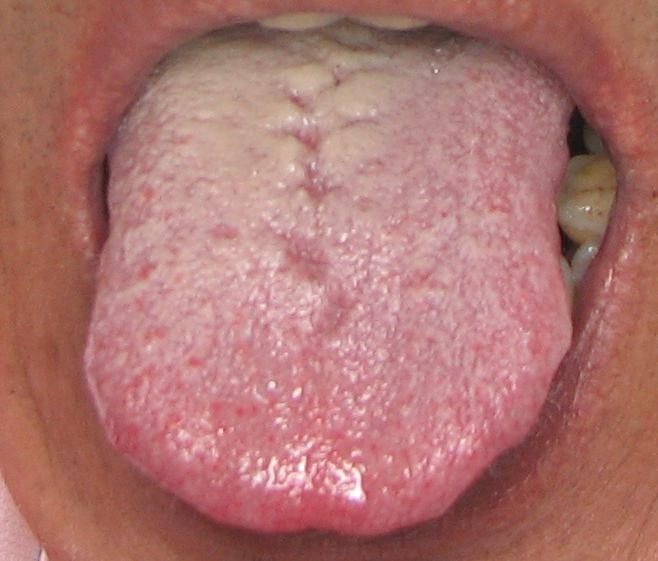
#> input picture data/TonguExpertDatabase/TongueImage/Raw/TE0000042.jpg, 658 x 561 px
$ python test_preprocessing.py ../data/TonguExpertDatabase/TongueImage/Raw/TE0000042.jpg
#> lines starting #> are read from the running program, lines starting #| are printed output that depends on the picture
### src/image_preprocessing.py
import cv2
import numpy as np
import logging

# Configure logging
logger = logging.getLogger(__name__)

def white_balance(image):
    """
    Apply automatic white balance to the image using the gray world algorithm

    Args:
        image (numpy.ndarray): The input image in BGR format

    Returns:
        numpy.ndarray: The white-balanced image
    """
    try:
        # 使用简单的灰度世界算法实现白平衡
        # 计算每个通道的平均值
        b, g, r = cv2.split(image)
        r_avg = np.mean(r)
        g_avg = np.mean(g)
        b_avg = np.mean(b)

        # 计算亮度的平均值 (灰度世界假设)
        k = (r_avg + g_avg + b_avg) / 3

        # 计算增益系数
        kr = k / r_avg
        kg = k / g_avg
        kb = k / b_avg

        # 应用增益调整
        r = cv2.addWeighted(src1=r, alpha=kr, src2=0, beta=0, gamma=0)
        g = cv2.addWeighted(src1=g, alpha=kg, src2=0, beta=0, gamma=0)
        b = cv2.addWeighted(src1=b, alpha=kb, src2=0, beta=0, gamma=0)

        # 合并通道
        balanced_image = cv2.merge([b, g, r])
        return balanced_image
    except Exception as e:
        logger.warning(f"White balance failed: {e}")
        return image

def light_normalization(image):
    """
    Apply light normalization to the image using CLAHE (Contrast Limited Adaptive Histogram Equalization)

    Args:
        image (numpy.ndarray): The input image in BGR format

    Returns:
        numpy.ndarray: The normalized image
    """
    try:
        # Convert image to Lab color space
        lab = cv2.cvtColor(image, cv2.COLOR_BGR2LAB)
        l, a, b = cv2.split(lab)

        # Apply CLAHE to the L channel
        clahe = cv2.createCLAHE(clipLimit=3.0, tileGridSize=(8, 8))
        cl = clahe.apply(l)

        # Merge the CLAHE enhanced L channel back with the a and b channels
        limg = cv2.merge((cl, a, b))
        image_normalized = cv2.cvtColor(limg, cv2.COLOR_LAB2BGR)
        return image_normalized
    except Exception as e:
        logger.warning(f"Light normalization failed: {e}")
        return image

def color_correction(image):
    """
    Apply color correction to the image

    Args:
        image (numpy.ndarray): The input image in BGR format

    Returns:
        numpy.ndarray: The color-corrected image
    """
    try:
        # 使用最大值法进行色彩校正
        b, g, r = cv2.split(image)

        # 找出图像中最亮的点作为参考白点
        max_b = np.max(b)
        max_g = np.max(g)
        max_r = np.max(r)

        # 根据最大值调整通道
        if max_b > 0 and max_g > 0 and max_r > 0:
            b = cv2.multiply(b, 255.0 / max_b)
            g = cv2.multiply(g, 255.0 / max_g)
            r = cv2.multiply(r, 255.0 / max_r)

        # 合并通道
        corrected_image = cv2.merge([b, g, r])
        return corrected_image.astype(np.uint8)
    except Exception as e:
        logger.warning(f"Color correction failed: {e}")
        return image

def retinex_enhancement(image):
    """
    Apply Retinex enhancement to remove shadows and enhance details

    Args:
        image (numpy.ndarray): The input image in BGR format

    Returns:
        numpy.ndarray: The enhanced image
    """
    try:
        # 实现简化版的单尺度Retinex算法
        # 转换为YUV空间
        yuv = cv2.cvtColor(image, cv2.COLOR_BGR2YUV)
        y, u, v = cv2.split(yuv)

        # 对亮度通道应用高斯模糊
        blur = cv2.GaussianBlur(y, (0, 0), 10)

        # 避免除零问题
        blur = np.where(blur == 0, 0.1, blur)

        # 计算亮度通道与模糊版本的对数差异(Retinex理论)
        y_retinex = cv2.log(y.astype(np.float32) + 1.0) - cv2.log(blur.astype(np.float32) + 1.0)

        # 归一化并放大对比度
        y_retinex = 255.0 * (y_retinex - np.min(y_retinex)) / (np.max(y_retinex) - np.min(y_retinex) + 0.0001)

        # 转回uint8
        enhanced_y = y_retinex.astype(np.uint8)

        # 合并回YUV并转回BGR
        enhanced_yuv = cv2.merge([enhanced_y, u, v])
        enhanced_image = cv2.cvtColor(enhanced_yuv, cv2.COLOR_YUV2BGR)

        return enhanced_image
    except Exception as e:
        logger.warning(f"Retinex enhancement failed: {e}")
        return image

def gamma_correction(image, gamma=1.2):
    """
    Apply gamma correction to adjust image brightness

    Args:
        image (numpy.ndarray): The input image in BGR format
        gamma (float): Gamma value for correction (default: 1.2)

    Returns:
        numpy.ndarray: The gamma-corrected image
    """
    try:
        # Build a lookup table mapping the pixel values [0, 255] to their adjusted gamma values
        invGamma = 1.0 / gamma
        table = np.array([((i / 255.0) ** invGamma) * 255
                          for i in np.arange(0, 256)]).astype("uint8")

        # Apply gamma correction using the lookup table
        return cv2.LUT(image, table)
    except Exception as e:
        logger.warning(f"Gamma correction failed: {e}")
        return image

def denoise_image(image, strength=10):
    """
    Apply denoising to the image

    Args:
        image (numpy.ndarray): The input image in BGR format
        strength (int): Strength of denoising (default: 10)

    Returns:
        numpy.ndarray: The denoised image
    """
    try:
        # Use Non-Local Means Denoising algorithm
        denoised_image = cv2.fastNlMeansDenoisingColored(image, None, strength, strength, 7, 21)
        return denoised_image
    except Exception as e:
        logger.warning(f"Denoising failed: {e}")
        return image

def contrast_enhancement(image, alpha=1.2, beta=10):
    """
    Enhance the contrast of the image

    Args:
        image (numpy.ndarray): The input image in BGR format
        alpha (float): Contrast control (default: 1.2)
        beta (int): Brightness control (default: 10)

    Returns:
        numpy.ndarray: The contrast-enhanced image
    """
    try:
        # Apply the formula: new_image = alpha * old_image + beta
        enhanced_image = cv2.convertScaleAbs(image, alpha=alpha, beta=beta)
        return enhanced_image
    except Exception as e:
        logger.warning(f"Contrast enhancement failed: {e}")
        return image

def preprocess_image(image):
    """
    Apply a sequence of preprocessing steps to enhance the tongue image

    Args:
        image (numpy.ndarray): The input image in BGR format

    Returns:
        numpy.ndarray: The preprocessed image
    """
    try:
        # Step 1: Denoise the image
        image = denoise_image(image, strength=5)

        # Step 2: Apply automatic white balance
        image = white_balance(image)

        # Step 3: Apply light normalization
        image = light_normalization(image)

        # Step 4: Apply color correction
        image = color_correction(image)

        # Step 5: Apply Retinex enhancement for shadow removal and detail enhancement
        image = retinex_enhancement(image)

        # Step 6: Apply gamma correction
        image = gamma_correction(image, gamma=1.2)

        # Step 7: Enhance contrast
        image = contrast_enhancement(image, alpha=1.1, beta=5)

        return image
    except Exception as e:
        logger.error(f"Image preprocessing failed: {e}")
        # If preprocessing fails, return the original image
        return image

# [25 lines left out: function load_and_preprocess_image, not called in this run]

### src/test_preprocessing.py
import os
import sys
import cv2
import numpy as np
import argparse
from pathlib import Path
import matplotlib.pyplot as plt
from datetime import datetime

# Add the src directory to the path so we can import the image_preprocessing module
sys.path.append(os.path.dirname(os.path.dirname(os.path.abspath(__file__))))
from image_preprocessing import (
    white_balance,
    light_normalization,
    color_correction,
    retinex_enhancement,
    gamma_correction,
    preprocess_image,
    load_and_preprocess_image
)

# 设置默认输出目录
DEFAULT_OUTPUT_DIR = Path("data/preprocessing_results")

def display_image_comparison(original, processed, title):
    """
    Display the original and processed images side by side for comparison

    Args:
        original (numpy.ndarray): The original image
        processed (numpy.ndarray): The processed image
        title (str): The title for the figure
    """
    # Convert from BGR to RGB for display
    original_rgb = cv2.cvtColor(original, cv2.COLOR_BGR2RGB)
    processed_rgb = cv2.cvtColor(processed, cv2.COLOR_BGR2RGB)

    plt.figure(figsize=(12, 6))

    plt.subplot(1, 2, 1)
    plt.imshow(original_rgb)
    plt.title('原始图像 (Original)')
    plt.axis('off')

    plt.subplot(1, 2, 2)
    plt.imshow(processed_rgb)
    plt.title(f'处理后 ({title})')
    plt.axis('off')

    plt.tight_layout()
    plt.show()

def test_preprocessing_steps(image_path, save_dir=None):
    """
    Test each preprocessing step and the complete preprocessing pipeline

    Args:
        image_path (str): Path to the test image
        save_dir (str, optional): Directory to save the processed images
    """
    # 如果未指定输出目录，使用默认目录
    if save_dir is None:
        # 创建时间戳子目录，避免覆盖之前的结果
        timestamp = datetime.now().strftime("%Y%m%d_%H%M%S")
        save_dir = DEFAULT_OUTPUT_DIR / timestamp
    else:
        save_dir = Path(save_dir)

    # 创建保存目录
    save_dir.mkdir(exist_ok=True, parents=True)
    print(f"图像处理结果将保存至: {save_dir.absolute()}")

    # 加载原始图像
    original = cv2.imread(str(image_path))
#> original is the input picture: shape (561, 658, 3); mean B, G, R 112.2, 116.4, 174.1
    if original is None:
        print(f"错误: 无法读取图像 {image_path}")
        return

    # 获取不带扩展名的基本文件名
    base_name = Path(image_path).stem

    # 保存原始图像副本到输出目录
    original_save_path = save_dir / f"{base_name}_original.jpg"
    cv2.imwrite(str(original_save_path), original)
    print(f"已保存原始图像: {original_save_path}")

    # 测试每个预处理步骤
    steps = [
        ("白平衡 (White Balance)", white_balance, "white_balance"),
        ("光照归一化 (Light Normalization)", light_normalization, "light_normalization"),
        ("色彩校正 (Color Correction)", color_correction, "color_correction"),
        ("阴影去除增强 (Retinex Enhancement)", retinex_enhancement, "retinex_enhancement"),
        ("伽马校正 (Gamma Correction)", lambda img: gamma_correction(img, gamma=1.2), "gamma_correction"),
        ("完整预处理流程 (Complete Pipeline)", preprocess_image, "complete_pipeline")
    ]

    # 创建一个HTML报告文件
    report_path = save_dir / "processing_report.html"
    with open(report_path, 'w', encoding='utf-8') as report:
        report.write(f"""
        <!DOCTYPE html>
        <html>
        <head>
            <meta charset="UTF-8">
            <title>舌诊图像预处理结果</title>
            <style>
                body {{ font-family: Arial, sans-serif; margin: 20px; }}
                .comparison {{ display: flex; margin-bottom: 30px; }}
                .image {{ margin-right: 20px; }}
                h1, h2 {{ color: #333; }}
                img {{ max-width: 500px; border: 1px solid #ddd; }}
            </style>
        </head>
        <body>
            <h1>舌诊图像预处理结果对比</h1>
            <p>原始图像: {image_path}</p>
            <p>处理时间: {timestamp}</p>

        """)

        # 处理每个步骤并保存结果
        for title, func, file_suffix in steps:
            print(f"应用 {title}...")

            # 应用预处理步骤
            processed = func(original.copy())

            # 显示对比图
            display_image_comparison(original, processed, title)

            # 保存处理后的图像，使用英文文件名
            output_path = save_dir / f"{base_name}_{file_suffix}.jpg"
            cv2.imwrite(str(output_path), processed)
            print(f"已保存 {title} 结果: {output_path}")

            # 将对比添加到HTML报告
            report.write(f"""
            <h2>{title}</h2>
            <div class="comparison">
                <div class="image">
                    <h3>原始图像</h3>
                    <img src="{original_save_path.name}" alt="原始图像">
                </div>
                <div class="image">
                    <h3>处理后</h3>
                    <img src="{output_path.name}" alt="{title}">
                </div>
            </div>
            """)
#> this loop made 6 passes
#> pass 1, in white_balance, `b, g, r = cv2.split(image)`:
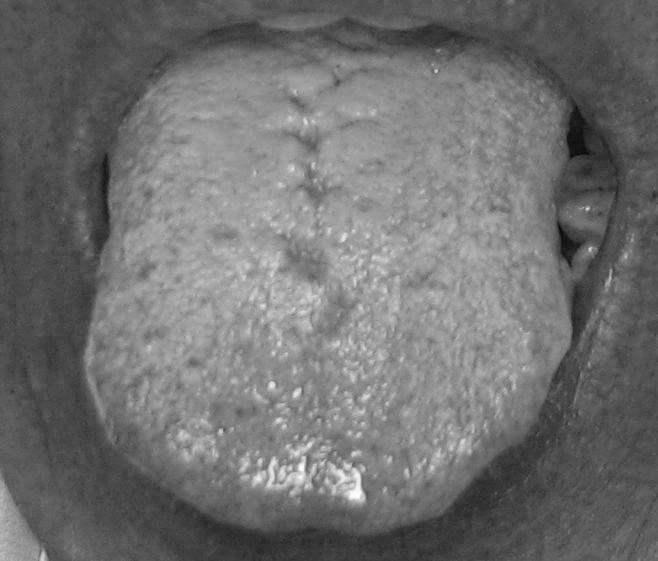
#> b: shape (561, 658); min 6, max 255, mean 112.2
#> pass 1, in white_balance, `b, g, r = cv2.split(image)`:
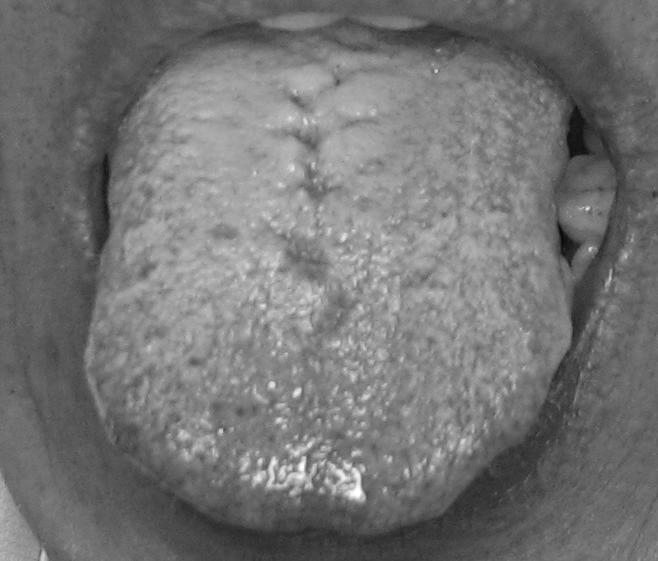
#> g: shape (561, 658); min 3, max 255, mean 116.4
#> pass 1, in white_balance, `b, g, r = cv2.split(image)`:
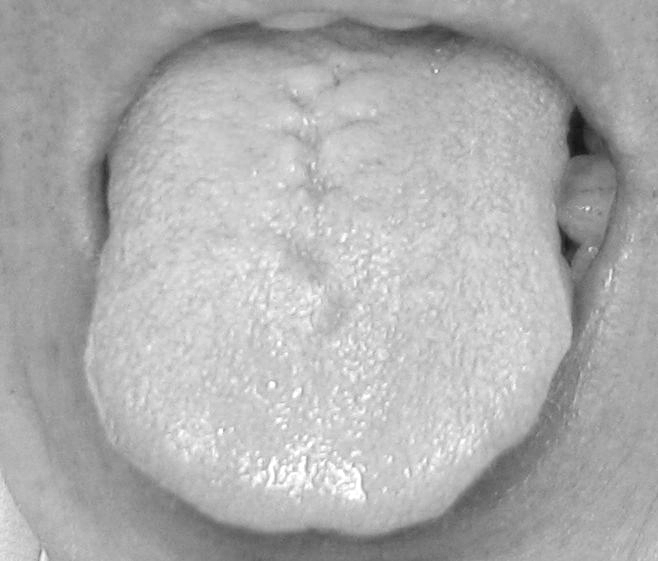
#> r: shape (561, 658); min 21, max 255, mean 174.1
#> pass 1, in white_balance, `r = cv2.addWeighted(src1=r, alpha=kr, src2=0, beta=0, gamma=0)`:
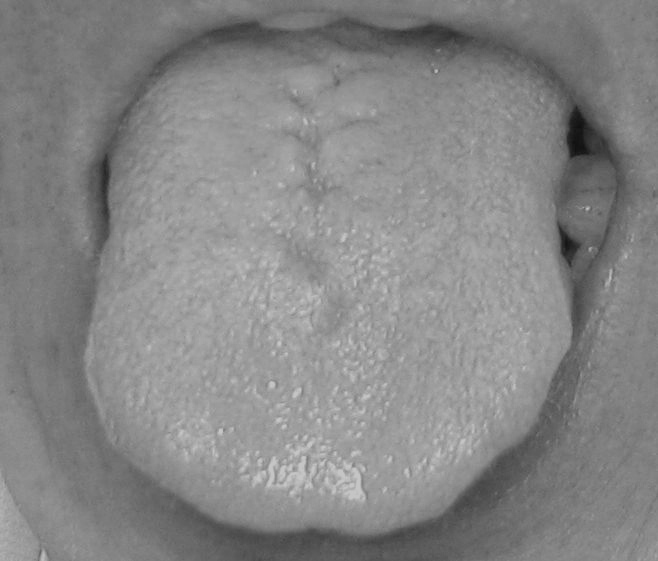
#> r: shape (561, 658); min 16, max 197, mean 134.2
#> pass 1, in display_image_comparison, `plt.show()`:
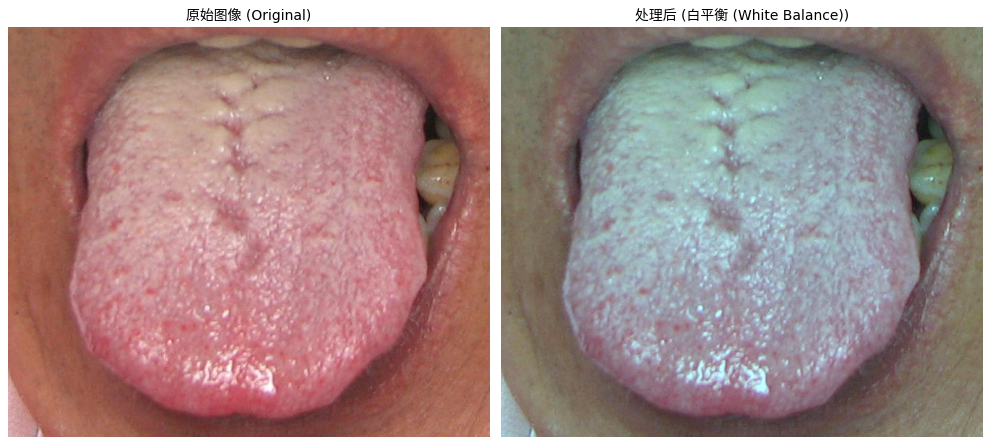
#> figure drawn by matplotlib, 2 panels
#> pass 2, in display_image_comparison (call 2), `plt.show()`:
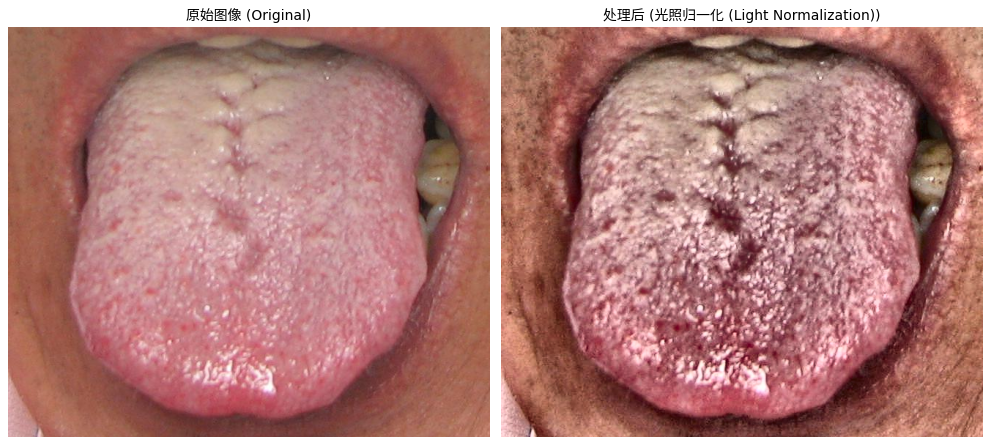
#> figure drawn by matplotlib, 2 panels

        # 完成HTML报告
        report.write("""
        </body>
        </html>
        """)

    print(f"\n所有处理步骤已完成。")
    print(f"可视化报告已保存至: {report_path}")
    print(f"您可以在浏览器中打开此HTML文件查看所有处理结果的对比。")

def main():
    parser = argparse.ArgumentParser(description="测试舌诊图像预处理步骤并保存对比结果")
    parser.add_argument("image_path", help="测试图像的路径")
    parser.add_argument("--save_dir", help="保存处理后图像的目录（默认：data/preprocessing_results/时间戳）", default=None)

    args = parser.parse_args()

    test_preprocessing_steps(args.image_path, args.save_dir)

if __name__ == "__main__":
    main()

$ run again, on data/TonguExpertDatabase/TongueImage/Raw/TE0000086.jpg
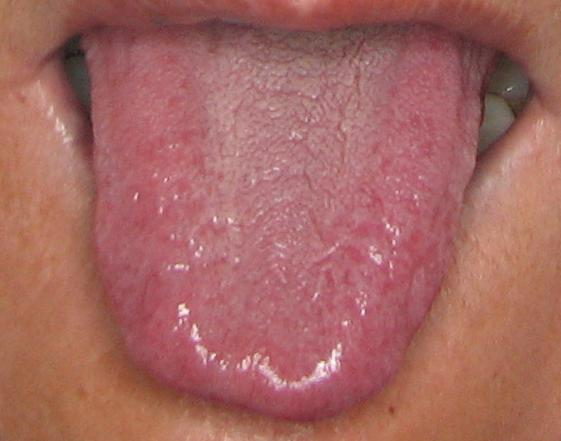
#> input picture data/TonguExpertDatabase/TongueImage/Raw/TE0000086.jpg, 561 x 441 px
#> in test_preprocessing_steps, original is the input picture: shape (441, 561, 3); mean B, G, R 97.8, 103, 165.6
#> the loop in test_preprocessing_steps, `for title, func, file_suffix in steps:` made 6 passes
#> pass 1, in white_balance, `b, g, r = cv2.split(image)`:
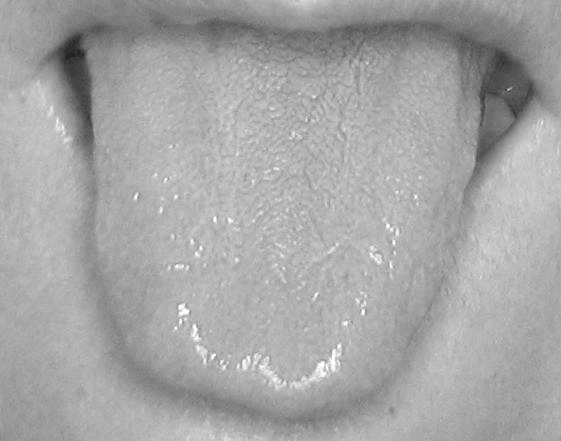
#> r: shape (441, 561); min 28, max 255, mean 165.6
#> pass 2, in display_image_comparison (call 2), `plt.show()`:
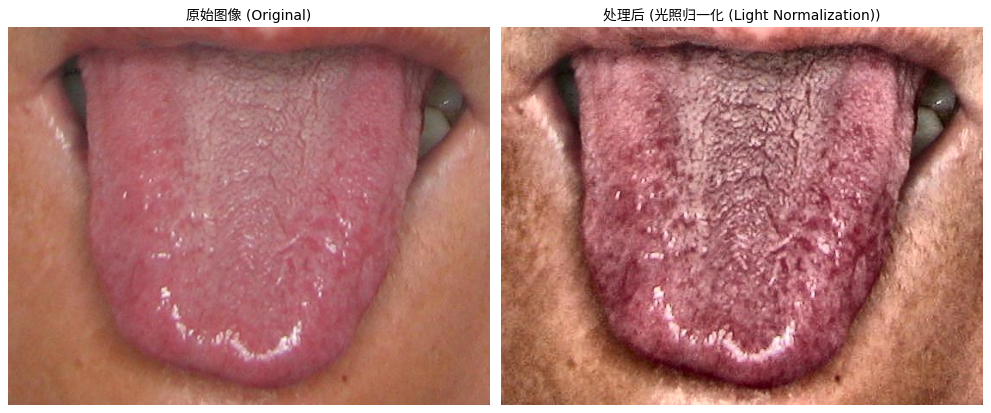
#> figure drawn by matplotlib, 2 panels

$ run again, on data/TonguExpertDatabase/TongueImage/Raw/TE0000090.jpg
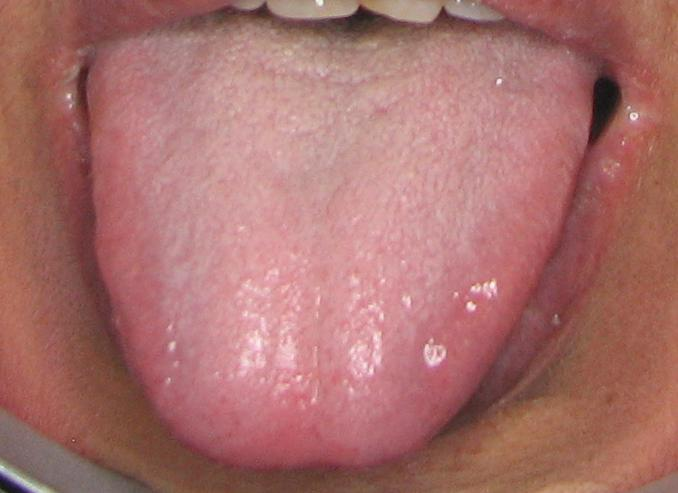
#> input picture data/TonguExpertDatabase/TongueImage/Raw/TE0000090.jpg, 678 x 493 px
#> in test_preprocessing_steps, original is the input picture: shape (493, 678, 3); mean B, G, R 108.6, 112.3, 169
#> the loop in test_preprocessing_steps, `for title, func, file_suffix in steps:` made 6 passes
#> pass 1, in white_balance, `b, g, r = cv2.split(image)`:
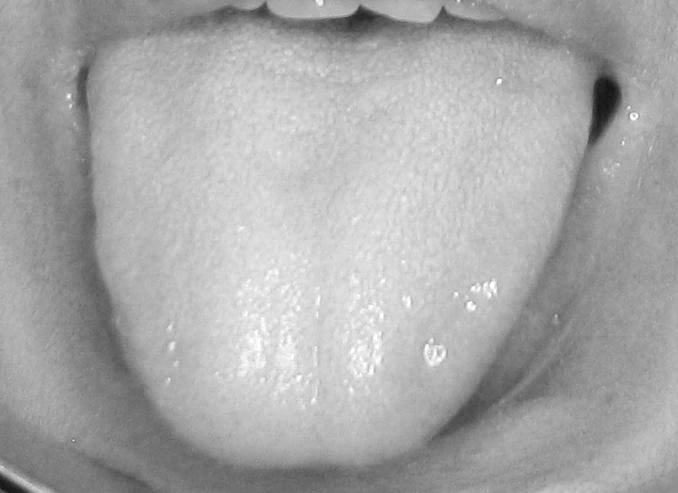
#> r: shape (493, 678); min 17, max 255, mean 169
#> pass 2, in display_image_comparison (call 2), `plt.show()`:
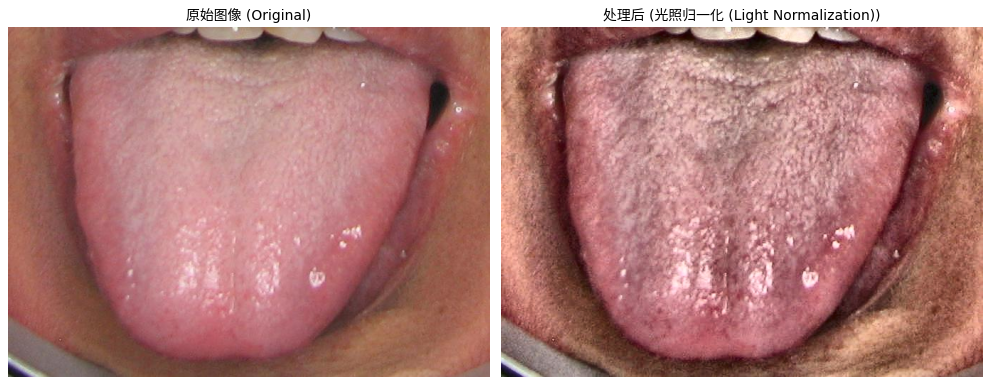
#> figure drawn by matplotlib, 2 panels
